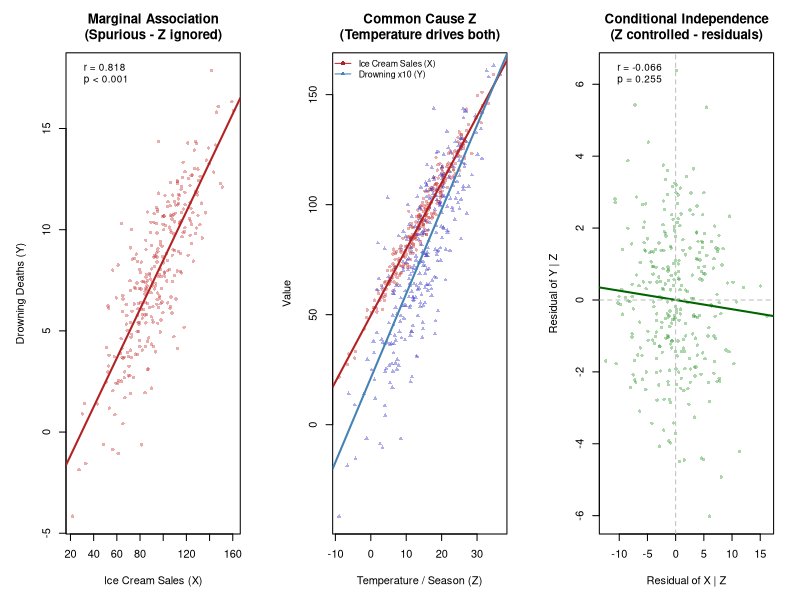

Generate this figure with R:
# =============================================================================
# 문제 2.36 - 주변 연관(Marginal Association)은 있지만
#             조건부 독립(Conditional Independence)인 실제 사례
#
# 개념 정리:
#   - 주변 연관(Marginal Association): Z를 무시했을 때 X와 Y 사이에 연관성 있음
#   - 조건부 독립(Conditional Independence): Z를 통제하면 X와 Y 사이에 연관성 없음
#   - 이는 Z가 X와 Y 모두의 공통 원인(교란변수, Confounding Variable)일 때 발생
# =============================================================================

# -----------------------------------------------------------------------------
# 실제 사례 설명
# -----------------------------------------------------------------------------

cat("=============================================================\n")
cat("실제 사례: 아이스크림 판매량 vs 익사 사망자 수\n")
cat("=============================================================\n\n")

cat("  변수 설정:\n")
cat("  X = 아이스크림 판매량 (Ice cream sales)\n")
cat("  Y = 익사 사망자 수    (Drowning deaths)\n")
cat("  Z = 기온 / 계절       (Temperature / Season)\n\n")

cat("  관찰:\n")
cat("  - X와 Y의 주변 연관: 아이스크림이 많이 팔릴수록 익사 사고도 많다\n")
cat("    (양의 상관관계 관찰됨)\n\n")
cat("  - Z를 통제한 후 조건부 독립:\n")
cat("    기온(계절)이 같은 집단 내에서는 아이스크림 판매량과\n")
cat("    익사 사망자 수 사이에 연관성이 사라진다\n\n")
cat("  - 진짜 원인:\n")
cat("    기온이 높으면 → 아이스크림 소비 증가 (X 증가)\n")
cat("    기온이 높으면 → 수영/수상활동 증가 → 익사 사고 증가 (Y 증가)\n")
cat("    X → Y 직접 인과관계 없음. Z가 공통 원인(교란변수)!\n\n")

cat("  구조:\n")
cat("         Z (기온)\n")
cat("        ↙       ↘\n")
cat("    X (아이스크림)   Y (익사 사망)\n")
cat("       ← 직접 연관 없음 →\n\n")


# =============================================================================
# 데이터 시뮬레이션으로 개념 증명
# =============================================================================

cat("=============================================================\n")
cat("시뮬레이션으로 개념 증명\n")
cat("=============================================================\n\n")

set.seed(42)   # 재현 가능성을 위한 난수 고정
n <- 300       # 표본 수 (월 단위 300개 관측)

# Z: 기온 (정규분포, 평균 15도, 표준편차 8도)
temperature <- rnorm(n, mean = 15, sd = 8)

# X: 아이스크림 판매량 = 기온에 비례 + 랜덤 노이즈
#    Z → X (기온이 오르면 아이스크림 판매 증가)
ice_cream_sales <- 50 + 3 * temperature + rnorm(n, mean = 0, sd = 5)

# Y: 익사 사망자 수 = 기온에 비례 + 랜덤 노이즈
#    Z → Y (기온이 오르면 수상활동 증가 → 익사 증가)
#    X와 Y는 직접 연관 없음 (공통 원인 Z만 공유)
drowning_deaths <- 2 + 0.4 * temperature + rnorm(n, mean = 0, sd = 2)

cat("  시뮬레이션 설정:\n")
cat(sprintf("  표본 수 n = %d\n", n))
cat("  Z (기온) ~ N(15, 8²)\n")
cat("  X (아이스크림) = 50 + 3×Z + 노이즈\n")
cat("  Y (익사 사망)  =  2 + 0.4×Z + 노이즈\n")
cat("  → X와 Y는 Z만 공유, 직접 인과관계 없음\n\n")


# --- 1) 주변 상관: X와 Y의 단순 상관 (Z 무시) ---
marginal_cor <- cor.test(ice_cream_sales, drowning_deaths)

cat("  [ 1) 주변 연관 (Z 무시) ]\n")
cat(sprintf("  Pearson 상관계수 r = %.4f\n", marginal_cor$estimate))
cat(sprintf("  p-값 = %.2e\n", marginal_cor$p.value))
if (marginal_cor$p.value < 0.05) {
  cat("  → p < 0.05: X와 Y 사이에 유의한 양의 상관 관찰됨\n")
  cat("    (아이스크림↑ → 익사↑ 처럼 보임 — 허위 연관!)\n\n")
}


# --- 2) 조건부 연관: Z를 통제한 후 편상관 ---
# 방법: X와 Y 각각을 Z에 회귀한 잔차(residual)끼리 상관
resid_x <- residuals(lm(ice_cream_sales ~ temperature))   # Z 제거 후 X 잔차
resid_y <- residuals(lm(drowning_deaths  ~ temperature))  # Z 제거 후 Y 잔차

conditional_cor <- cor.test(resid_x, resid_y)

cat("  [ 2) 조건부 연관 (Z=기온 통제 후 편상관) ]\n")
cat("  방법: X, Y 각각을 Z에 회귀한 잔차끼리 상관\n")
cat(sprintf("  편상관계수 r = %.4f\n", conditional_cor$estimate))
cat(sprintf("  p-값 = %.4f\n", conditional_cor$p.value))
if (conditional_cor$p.value >= 0.05) {
  cat("  → p ≥ 0.05: Z 통제 후 X와 Y 사이에 유의한 연관 없음\n")
  cat("    (조건부 독립 확인!)\n\n")
}


# --- 3) 다중회귀로도 확인 ---
# Y ~ X + Z 모델에서 X의 계수가 유의하지 않으면 조건부 독립
multi_model <- lm(drowning_deaths ~ ice_cream_sales + temperature)

cat("  [ 3) 다중회귀 확인: Y ~ X + Z ]\n")
cat("  모델: 익사 사망 ~ 아이스크림 판매 + 기온\n\n")
print(summary(multi_model)$coefficients)
cat("\n")
x_pval <- summary(multi_model)$coefficients["ice_cream_sales", "Pr(>|t|)"]
z_pval <- summary(multi_model)$coefficients["temperature", "Pr(>|t|)"]
cat(sprintf("  X(아이스크림) p-값: %.4f %s\n",
            x_pval, ifelse(x_pval >= 0.05, "→ 유의하지 않음 (조건부 독립)", "→ 유의함")))
cat(sprintf("  Z(기온)       p-값: %.4f %s\n\n",
            z_pval, ifelse(z_pval < 0.05, "→ 유의함 (진짜 원인)", "→ 유의하지 않음")))


# =============================================================================
# 결론 요약
# =============================================================================

cat("=============================================================\n")
cat("결론\n")
cat("=============================================================\n\n")
cat("  주변 상관 (Z 무시):\n")
cat(sprintf("    r = %.4f, p < 0.001 → X와 Y 강한 양의 연관\n\n", marginal_cor$estimate))
cat("  조건부 상관 (Z 통제 후):\n")
cat(sprintf("    r ≈ %.4f, p = %.4f → X와 Y 연관 없음 (조건부 독립)\n\n",
            conditional_cor$estimate, conditional_cor$p.value))
cat("  핵심 교훈:\n")
cat("  '아이스크림이 사람을 익사시킨다'는 허위 결론을 내릴 수 있지만,\n")
cat("  실제로는 기온(Z)이 두 변수 모두의 공통 원인이다.\n")
cat("  교란변수를 통제하지 않으면 잘못된 인과관계를 추론할 수 있다.\n\n")
cat("  → 이것이 '상관관계 ≠ 인과관계'의 핵심 이유 중 하나이다.\n")


# =============================================================================
# 시각화
# =============================================================================

par(mfrow = c(1, 3), mar = c(5, 5, 4, 2))

# --- 그래프 1: X vs Y 주변 산점도 (허위 연관) ---
plot(ice_cream_sales, drowning_deaths,
     main = "Marginal Association\n(Spurious - Z ignored)",
     xlab = "Ice Cream Sales (X)",
     ylab = "Drowning Deaths (Y)",
     pch  = 16, col = rgb(0.8, 0.2, 0.2, 0.4), cex = 0.7)
abline(lm(drowning_deaths ~ ice_cream_sales), col = "firebrick", lwd = 2)
legend("topleft",
       legend = sprintf("r = %.3f\np < 0.001", marginal_cor$estimate),
       bty = "n", cex = 0.9)


# --- 그래프 2: Z와 X, Y의 관계 (공통 원인) ---
plot(temperature, ice_cream_sales,
     main = "Common Cause Z\n(Temperature drives both)",
     xlab = "Temperature / Season (Z)",
     ylab = "Value",
     pch  = 16, col = rgb(0.8, 0.2, 0.2, 0.4), cex = 0.7,
     ylim = c(min(ice_cream_sales, drowning_deaths*10),
              max(ice_cream_sales)))
points(temperature, drowning_deaths * 10,   # Y를 스케일 맞춰 표시
       pch = 17, col = rgb(0.2, 0.2, 0.8, 0.4), cex = 0.7)
abline(lm(ice_cream_sales ~ temperature), col = "firebrick", lwd = 2)
abline(lm(I(drowning_deaths*10) ~ temperature), col = "steelblue", lwd = 2)
legend("topleft",
       legend = c("Ice Cream Sales (X)", "Drowning x10 (Y)"),
       col    = c("firebrick", "steelblue"),
       pch    = c(16, 17), lty = 1, bty = "n", cex = 0.8)


# --- 그래프 3: 잔차 산점도 (조건부 독립) ---
plot(resid_x, resid_y,
     main = "Conditional Independence\n(Z controlled - residuals)",
     xlab = "Residual of X | Z",
     ylab = "Residual of Y | Z",
     pch  = 16, col = rgb(0.2, 0.6, 0.2, 0.4), cex = 0.7)
abline(lm(resid_y ~ resid_x), col = "darkgreen", lwd = 2)
abline(h = 0, lty = 2, col = "gray")
abline(v = 0, lty = 2, col = "gray")
legend("topleft",
       legend = sprintf("r = %.3f\np = %.3f", conditional_cor$estimate, conditional_cor$p.value),
       bty = "n", cex = 0.9)

par(mfrow = c(1, 1))
